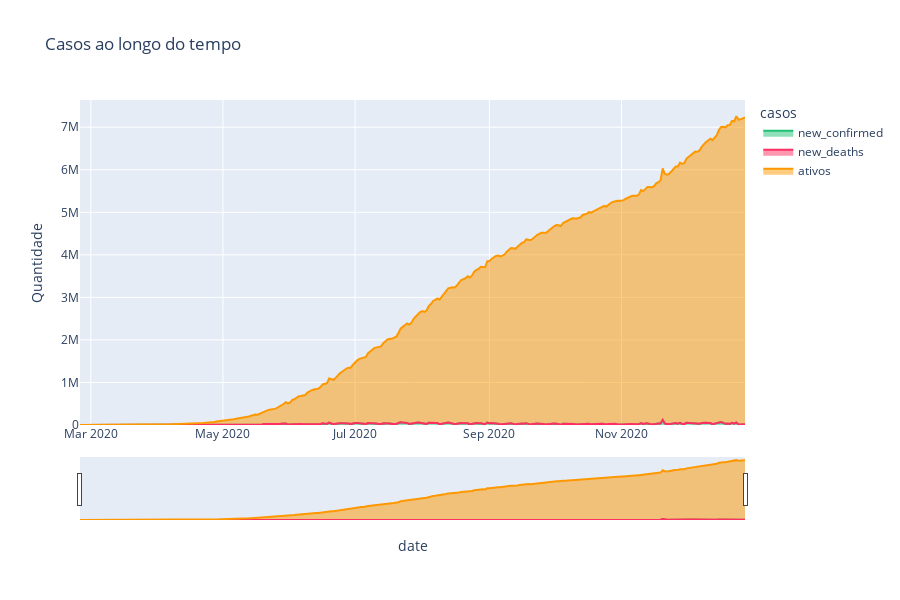

Notebook source saved alongside this figure:
### Markdown cell above
#### Plotando o gráfico de quantida de casos ao longo do tempo

### Code cell
fig = px.area(temp_01, 
              x="date", 
              y="Quantidade", 
              color='casos', 
              height=600,
              title='Casos ao longo do tempo',
              color_discrete_sequence = [new_confirmed, new_deaths, ativos])
fig.update_layout(xaxis_rangeslider_visible=True)
fig.show()

### Figure 1 — Plotly figure (JSON) as saved in the notebook; plotly's stock layout.template omitted (floating-point values rounded to 4 significant figures; data arrays with more than 128 entries replaced by an {"elided": "..."} marker saying what was removed)
{"data": [{"hovertemplate": "casos=new_confirmed<br>date=%{x}<br>Quantidade=%{y}<extra></extra>", "legendgroup": "new_confirmed", "line": {"color": "#21bf73"}, "mode": "lines", "name": "new_confirmed", "orientation": "v", "showlegend": true, "stackgroup": "1", "type": "scatter", "x": {"elided": "308 str values"}, "xaxis": "x", "y": {"elided": "308 int values"}, "yaxis": "y"}, {"hovertemplate": "casos=new_deaths<br>date=%{x}<br>Quantidade=%{y}<extra></extra>", "legendgroup": "new_deaths", "line": {"color": "#ff2e63"}, "mode": "lines", "name": "new_deaths", "orientation": "v", "showlegend": true, "stackgroup": "1", "type": "scatter", "x": {"elided": "308 str values"}, "xaxis": "x", "y": {"elided": "308 int values"}, "yaxis": "y"}, {"hovertemplate": "casos=ativos<br>date=%{x}<br>Quantidade=%{y}<extra></extra>", "legendgroup": "ativos", "line": {"color": "#fe9801"}, "mode": "lines", "name": "ativos", "orientation": "v", "showlegend": true, "stackgroup": "1", "type": "scatter", "x": {"elided": "308 str values"}, "xaxis": "x", "y": {"elided": "308 int values"}, "yaxis": "y"}], "layout": {"height": 600, "legend": {"title": {"text": "casos"}, "tracegroupgap": 0}, "title": {"text": "Casos ao longo do tempo"}, "xaxis": {"anchor": "y", "domain": [0, 1], "rangeslider": {"visible": true}, "title": {"text": "date"}}, "yaxis": {"anchor": "x", "domain": [0, 1], "title": {"text": "Quantidade"}}}}
